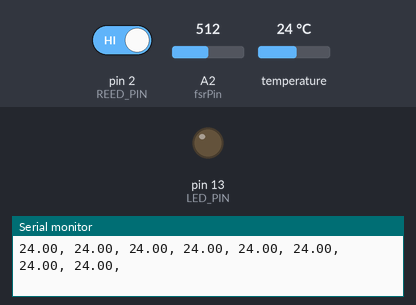
The sketch below on a simulated Arduino Uno, built with avr-gcc and run on an emulated ATmega328P. On the bench: output pins drawn as LEDs (lit = HIGH), the last lines printed to the serial monitor. The test bench sets the inputs (shaded band); at power-on: pin 2 (REED_PIN) HIGH, A2 (fsrPin) = 512, temperature 24 °C.

Above: at 1.3 s.
1.4 s: pin 2 (REED_PIN) driven LOW
At 3.8 s:
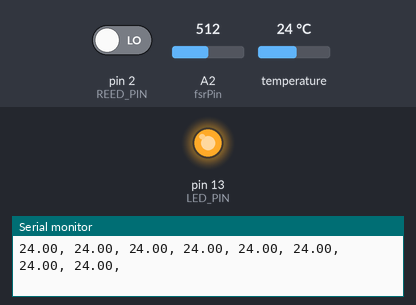
23.2 s: pin 2 (REED_PIN) driven HIGH
At 26.6 s:
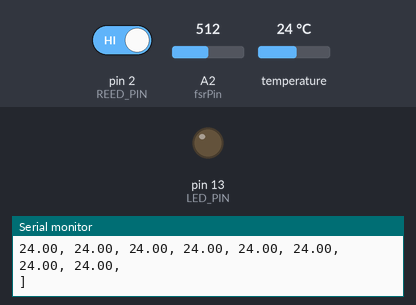
Timing chart, 0 to 28.1 s (numbered marks = the images above; inputs shaded):
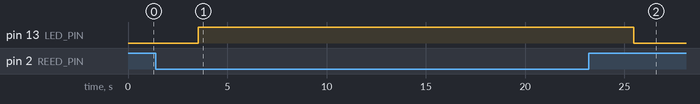

Measured:
- after the input at 1.4 s, pin 13 (LED_PIN): LOW → HIGH after 2.1 s
- after the input at 23.2 s, pin 13 (LED_PIN): HIGH → LOW after 2.3 s

The sketch:

reed_switch_IR_kamera_FSR_12_februar.ino
```cpp
/* FSR simple testing sketch.

Connect one end of FSR to power, the other end to Analog 0.
Then connect one end of a 10K resistor from Analog 0 to ground

For more information see www.ladyada.net/learn/sensors/fsr.html */
#include <Wire.h>
#include <Adafruit_AMG88xx.h>

Adafruit_AMG88xx amg;
float pixels[AMG88xx_PIXEL_ARRAY_SIZE];

int fsrPin = 2;     // the FSR and 10K pulldown are connected to a0
int fsrReading;     // the analog reading from the FSR resistor divider

const int REED_PIN = 2; // Pin connected to reed switch
const int LED_PIN = 13; // LED pin - active-high

void setup(void) {
  // We'll send debugging information via the Serial monitor
  Serial.begin(9600);
  // Since the other end of the reed switch is connected to ground, we need
  // to pull-up the reed switch pin internally.
  pinMode(REED_PIN, INPUT_PULLUP);
  pinMode(LED_PIN, OUTPUT);

  bool status;
  status = amg.begin();
  Serial.println("-- Thermistor Test --");

    Serial.println();

    delay(100); // let sensor boot up
}

void loop(void) {
  fsrReading = analogRead(fsrPin);

  Serial.print("Analog reading = ");
  Serial.print(fsrReading);     // the raw analog reading

  // We'll have a few threshholds, qualitatively determined
  if (fsrReading < 10) {
    Serial.println(" - No pressure");
  } else if (fsrReading < 200) {
    Serial.println(" - Light touch");
  } else if (fsrReading < 500) {
    Serial.println(" - Light squeeze");
  } else if (fsrReading < 800) {
    Serial.println(" - Medium squeeze");
  } else {
    Serial.println(" - Big squeeze");
  }
  delay(1000);
  int proximity = digitalRead(REED_PIN); // Read the state of the switch
  if (proximity == LOW) // If the pin reads low, the switch is closed.
  {
    Serial.println("Switch closed");
    digitalWrite(LED_PIN, HIGH); // Turn the LED on
  }
  else
  {
    digitalWrite(LED_PIN, LOW); // Turn the LED off
  }

  //read all the pixels
    amg.readPixels(pixels);

    Serial.print("[");
    for(int i=1; i<=AMG88xx_PIXEL_ARRAY_SIZE; i++){
      Serial.print(pixels[i-1]);
      Serial.print(", ");
      if( i%8 == 0 ) Serial.println();
    }
    Serial.println("]");
    Serial.println();

    //delay a second
    delay(1000);
}
```

Bluetooth.cpp
```cpp
#include <Bluetooth.h>
#include <Arduino.h>
#include <SoftwareSerial.h>

Bluetooth::Bluetooth(int tx, int rx, float* arr): bluetoothTx{tx}, bluetoothRx{rx}, bluetooth(tx,rx), arr{arr}
{
}

void Bluetooth::setup(){
    //the following was copied from project from https://learn.sparkfun.com/tutorials/using-the-bluesmirf/example-code-using-command-mode
    //not sure if needed
    bluetooth.begin(115200);  // The Bluetooth Mate defaults to 115200bps
    bluetooth.print("$");  // Print three times individually
    bluetooth.print("$");
    bluetooth.print("$");  // Enter command mode
    delay(100);  // Short delay, wait for the Mate to send back CMD
    bluetooth.println("U,9600,N");  // Temporarily Change the baudrate to 9600, no parity
    // 115200 can be too fast at times for NewSoftSerial to relay the data reliably
    bluetooth.begin(9600);  // Start bluetooth serial at 9600
}

void Bluetooth::loop(){
    for (int i=0; i<3;i++){ //loop the amount of elements in arr
        bluetooth.println(arr[i]);
    }
}

Bluetooth::~Bluetooth()
{
}
```

Bluetooth.h
```cpp
//This code is for bluetooth comunication between the Bluetooth mate silver from Sparkfun, using the RN-42. This
//is a class 2 Bluetooth, meaning it can transmit up to 10 meters (class 1 can transmit
// 100 meters, but is uneccessary for this project), class 2 also consumes less power than class 1
#pragma once
#include <Arduino.h>
#include <SoftwareSerial.h> //allows for serial comunication on other
//digital pins than 0 and 1


class Bluetooth
{
private:
    int bluetoothTx; // TX-O pin of bluetooth mate
    int bluetoothRx; // RX-I pin of bluetooth mate
    SoftwareSerial bluetooth;
    float* arr;
public:
    Bluetooth(int tx, int rx, float* arr); //the array is a pointer
    //ti its first elemnt, must be declared in main loop function
    //it will contain all values that are to be sent
    ~Bluetooth();
    void setup();
    void loop();
};
//data package:
//temp: average temp after passing magnet second time, otherwise 0
//time: 0 during negotiation, time after passing magnet
//pulse: average after passing second magnet, otherwise 0
//fall alarm: only value that is measured and sent during negotiation
//IR camera: average after passing second magnet,  otherwise 0

/* if(Serial.available())  //this might be something to add, check if there is any data to send over bluetooth
  {

    bluetooth.print((char)Serial.read());

}*/
```

EKG.cpp
```cpp
#include "EKG.h"


EKG::EKG(int ana, int dig_low, int dig_high): ana_pin{ana}, dig_low_pin{dig_low}, dig_high_pin{dig_high}
{

}

void EKG::setup()
{
    pinMode(dig_high_pin, INPUT);
    pinMode(dig_low_pin, INPUT);
}


void EKG:: loop()
{
    Serial.println(analogRead(ana_pin));
}


EKG::~EKG()
{

}
```

EKG.h
```cpp
//this class is for the use of AD8232 Sparkfun Single lead heart rate monitor
//the setup and void function are simply what is needed to setup and read the input from the AD8232
#pragma once

#include "Arduino.h"

class EKG
{
    private:
        int ana_pin;
        int dig_low_pin;
        int dig_high_pin;
    public:
        EKG(int ana, int dig_low, int dig_high);
        void setup();
        void loop();
        ~EKG();
};
```

FSR.cpp
```cpp
#include "FSR.h"
#include "Arduino.h"


FSR:: FSR(int pinNumber) : pin{pinNumber}   {}

int FSR::loop()
{
	int ans = analogRead(pin);
	return ans;
}

void FSR::setup()
{
	pinMode(pin,INPUT);
}
```

FSR.h
```cpp
#pragma once

#include "Arduino.h"


class FSR
{
	private:
		int pin;
	public:
		FSR(int pinNumber);
		int loop();
		void setup();
};
```

Falling.cpp
```cpp
#include "Arduino.h"
#include "Falling.h"
#include "FSR.h"
#include "Timer_Func_And_Reed_Switch.h"

Falling::Falling(FSR* f, Timer_Func_And_Reed_Switch* TF): fsr{f}, TFRS{TF}, counter{0}, answer{2}, passing_of_magnet{1}, FSR_reading{0}, walking{0}
{
}


int Falling:: is_walking()
{

   passing_of_magnet = TFRS->proximity();

    if (passing_of_magnet == LOW && counter == 0){ //check if near the first magnet, if LOW it means the magnet is near
        counter = 1;
    }

    if (passing_of_magnet == HIGH && counter == 1){
        counter = 2;
        answer = 1; //Update answer here because this is when the person has passed the first magnet. If updated when near the first magnet, then it could happen the person changes his mind
        // and does not use the stairs, then it should not alert a fall. And if the person changes his mind and goes back down after passing the first magnet, then he will pass the same magnet again
        //which will update the value for answer to 0, and that is how it should be

    }

    if (passing_of_magnet == LOW && counter == 2){
        counter = 3;

    }
    //has now passed the second magnet

    if (passing_of_magnet == HIGH && counter == 3){
        answer = 0;
        counter = 0;

    }

  return answer; //if return 0, the person is not walking, if 1 person is still walking, if returns 2 the first time walking the stairs since staring the microcontroller has not yet happened

}

int Falling::loop()
{
    FSR_reading = fsr->loop();
    walking = this->is_walking();
    if (FSR_reading <20 && walking == 1) {
        return 1;
    }
    else {
        return 0;
    }
}

Falling::~Falling()
{

}
```

Falling.h
```cpp
#pragma once

#include "Arduino.h"
#include "FSR.h"
#include "Timer_Func_And_Reed_Switch.h"

class Falling
{
    private:
        FSR* fsr;
        Timer_Func_And_Reed_Switch* TFRS;
        int counter;
        int answer;
        int passing_of_magnet;
        int FSR_reading;
        int walking;
    public:
        Falling(FSR* fs, Timer_Func_And_Reed_Switch* T);
        int is_walking();
        int loop();
        ~Falling();

};
```

Motor.cpp
```cpp
#include "Arduino.h"
#include "Motor.h"
#include "FSR.h"


Motor::Motor(int pin1, int pin2, FSR* fsr_ref) : MOTOR_IN1{pin1}, MOTOR_IN2{pin2}, fsr(fsr_ref), motor_speed{0}
{
}

Motor::~Motor()
{
}

void Motor::setup()
{
	pinMode(MOTOR_IN1, OUTPUT);
	pinMode(MOTOR_IN2, OUTPUT);
}

void Motor::loop()
{
	int FSRreading = fsr->loop(); //to use member function for a pointer member variable, use ->
	motor_speed = map(FSRreading, 0, 1023, 0, 255);
	analogWrite(MOTOR_IN1, motor_speed); //for now this only allows the motor to move in one direction,
	//I need to write to MOTOR_IN2 to get it the other way

}
```

Motor.h
```cpp
#pragma once

#include "Arduino.h"
#include "FSR.h"


class Motor
{
	private:
		const int MOTOR_IN1; //pin to motor driver
		const int MOTOR_IN2; //pin to motor driver
		FSR *fsr; //can not use a reference as member variable, use pointer
		int motor_speed;
	public:

		Motor(const int MotorPin1, const int MotorPin2, FSR* fsr_ref); //the MotorPins must be PWM pins
		// for fsr_ref must first initialize an FSR object, then I must creat an FSR* to that FSR objetc,
		//this FSR* must go in Motor constructor
		~Motor();
		void setup();
		void loop();


};
```

Timer_Func_And_Reed_Switch.cpp
```cpp
#include "Timer_Func_And_Reed_Switch.h"
#include "Arduino.h"


Timer_Func_And_Reed_Switch::Timer_Func_And_Reed_Switch(int PinNumber) : counter{0}, pin{PinNumber}, time1{0}, time2{0}, total_time{0} {}

void Timer_Func_And_Reed_Switch::setup() {
      pinMode(pin, INPUT_PULLUP);

    }

int Timer_Func_And_Reed_Switch::proximity()
{
	return digitalRead(pin);
}
int Timer_Func_And_Reed_Switch::loop() {
      //proximity = digitalRead(pin); //Read the state of the reed switch
      	int prox = this->proximity(); //use the this-pointer to call on its own member function
	if (prox == LOW && counter == 0) {
            time1 = millis(); //measure the time at first instance of magnet passing
            counter = 1;
      }

      if (prox == HIGH && counter == 1){
            counter = 2;
        }

      if (prox == LOW && counter == 2){
            time2 = millis(); //time when passing second magnet
            total_time = time2-time1;
            counter = 3;

        }

        if (prox == HIGH && counter == 3) {
            counter = 0;
	    return total_time; //Must return the time it has taken to store it for the statistics
        }


  }
```

Timer_Func_And_Reed_Switch.h
```cpp
#pragma once
#include "Arduino.h"
class Timer_Func_And_Reed_Switch {
  private:

    const int pin; //the DIGITAL pin for the reed switch
    unsigned long time1;
    unsigned long time2;
    unsigned long total_time;
    int counter;
    int prox; //var proximity

  public:
    int proximity();
    Timer_Func_And_Reed_Switch(int PinNumber);
    void setup();
    int loop();
};
```

fall_alarm.ino
```cpp
//function that checks if the person has started walking and if he has
//lost his grip

int fall_alarm(int FSR, int is_walking){
  int ans = 0;
  if (FSR < 20 && is_walking == 1){
    ans = 1;
  }
  return ans;
}

//to do:
// - If the person lets go of Safestep but then regains his grip,
// if a fall alram has been sent, then a new message needs to be sent
//informing that the person is okay
```
